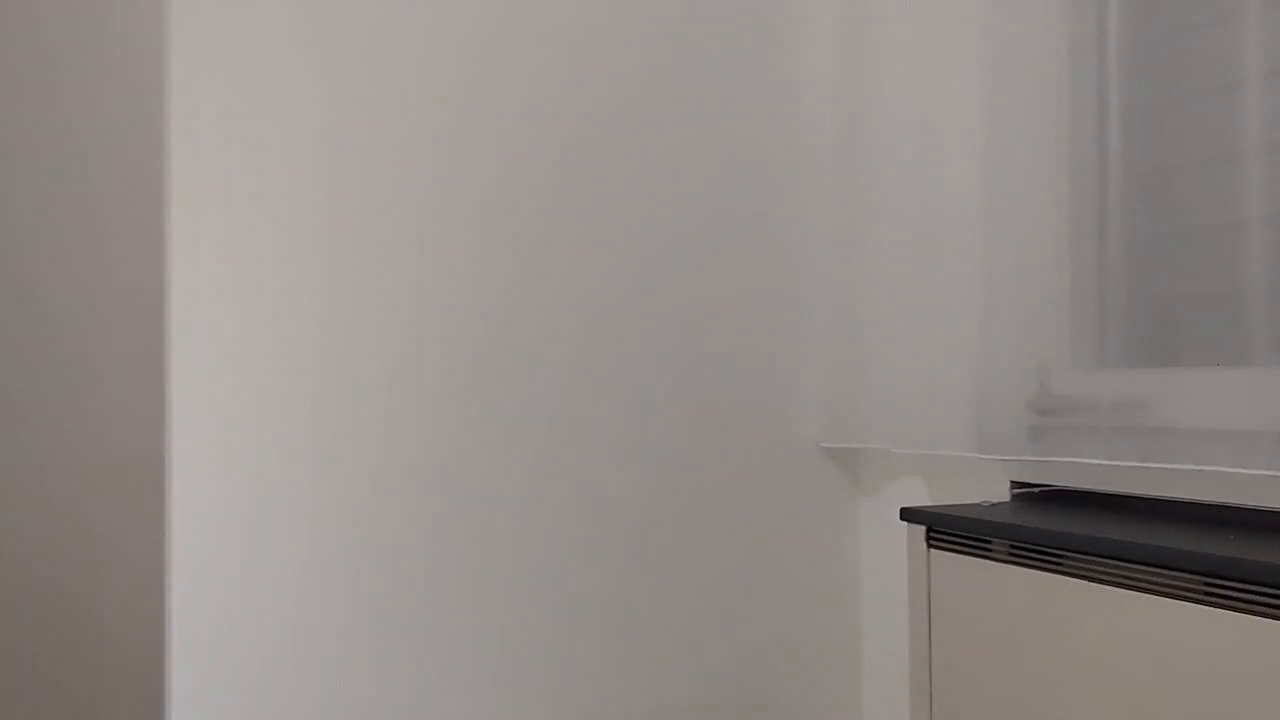
#> input picture frame 6 of media/ball.mp4, 1280 x 720 px
$ python tracker.py
#> lines starting #> are read from the running program, lines starting #| are printed output that depends on the picture; after the words box and inside, x2 and y2 are one past the last pixel; in counts of white or black regions, pixels touching at a corner belong together
import logging
import time

import cv2
import matplotlib.pyplot as plt
import numpy as np
from matplotlib.backends.backend_agg import FigureCanvasAgg

from ball_tracking.core import Point2D


def main() -> None:
    logging.basicConfig(level=logging.INFO)
    logger = logging.getLogger(__name__)

    cap = cv2.VideoCapture("media/ball.mp4")
    fps = int(cap.get(cv2.CAP_PROP_FPS))

    max_time = 0.72
    num_frames = int(max_time * fps)

    # initialize background model
    bg_sub = cv2.createBackgroundSubtractorMOG2(varThreshold=50, detectShadows=False)
    ret, frame0 = cap.read()
#> frame0 is the input picture: shape (720, 1280, 3); mean B, G, R 136.2, 140.1, 146.6
    if not ret:
        logger.error("Error: cannot read video file")
        exit(1)
    bg_sub.apply(frame0, learningRate=1.0)

    tracked_pos: list[Point2D] = []

    fig = plt.figure(figsize=(12, 3), dpi=100)
    axs: list[plt.Axes] = fig.subplots(nrows=1, ncols=3)

    axs[0].set_title("Position")
    axs[0].set_ylim(0, 700)
    axs[1].set_title("Velocity")
    axs[1].set_ylim(-200, 200)
    axs[2].set_title("Acceleration")
    axs[2].set_ylim(-30, 10)

    pl_pos = axs[0].plot([], [], c="b", label="Measurement")[0]
    pl_vel = axs[1].plot([], [], c="b", label="Measurement")[0]
    pl_acc = axs[2].plot([], [], c="b", label="Measurement")[0]

    pl_pos_pred = axs[0].plot(
        [], [], c="g", linestyle="--", label="Prediction", alpha=0.5
    )[0]
    pl_vel_pred = axs[1].plot(
        [], [], c="g", linestyle="--", label="Prediction", alpha=0.5
    )[0]
    pl_acc_pred = axs[2].plot(
        [], [], c="g", linestyle="--", label="Prediction", alpha=0.5
    )[0]

    mark_pos = axs[0].plot([], [], c="b", marker="o", markersize=5)[0]
    mark_vel = axs[1].plot([], [], c="b", marker="o", markersize=5)[0]
    mark_acc = axs[2].plot([], [], c="b", marker="o", markersize=5)[0]

    for ax in axs:
        ax.set_xlim(0, num_frames)
        ax.grid(True)

    fig.subplots_adjust(left=0.05, bottom=0.1, right=0.85, top=0.85)

    handles, labels = ax.get_legend_handles_labels()
    fig.legend(handles, labels, loc="right")

    # draw canvas once
    canvas = FigureCanvasAgg(fig)
    canvas.draw()
    bg_axs = [canvas.copy_from_bbox(ax.bbox) for ax in axs]

    while True:
        ret, frame = cap.read()
        if not ret:
            cap.set(cv2.CAP_PROP_POS_FRAMES, 0)
            tracked_pos.clear()
            continue
        frame_annotated = frame.copy()

        st = time.time()

        # filter based on color
        hsv = cv2.cvtColor(frame, cv2.COLOR_BGR2HSV)
#> hsv: shape (720, 1280, 3); mean H, S, V 15.8, 19.2, 146.7
        mask_color = cv2.inRange(
            hsv,
            lowerb=np.array([20, 0, 0]),
            upperb=np.array([100, 255, 255]),
        )
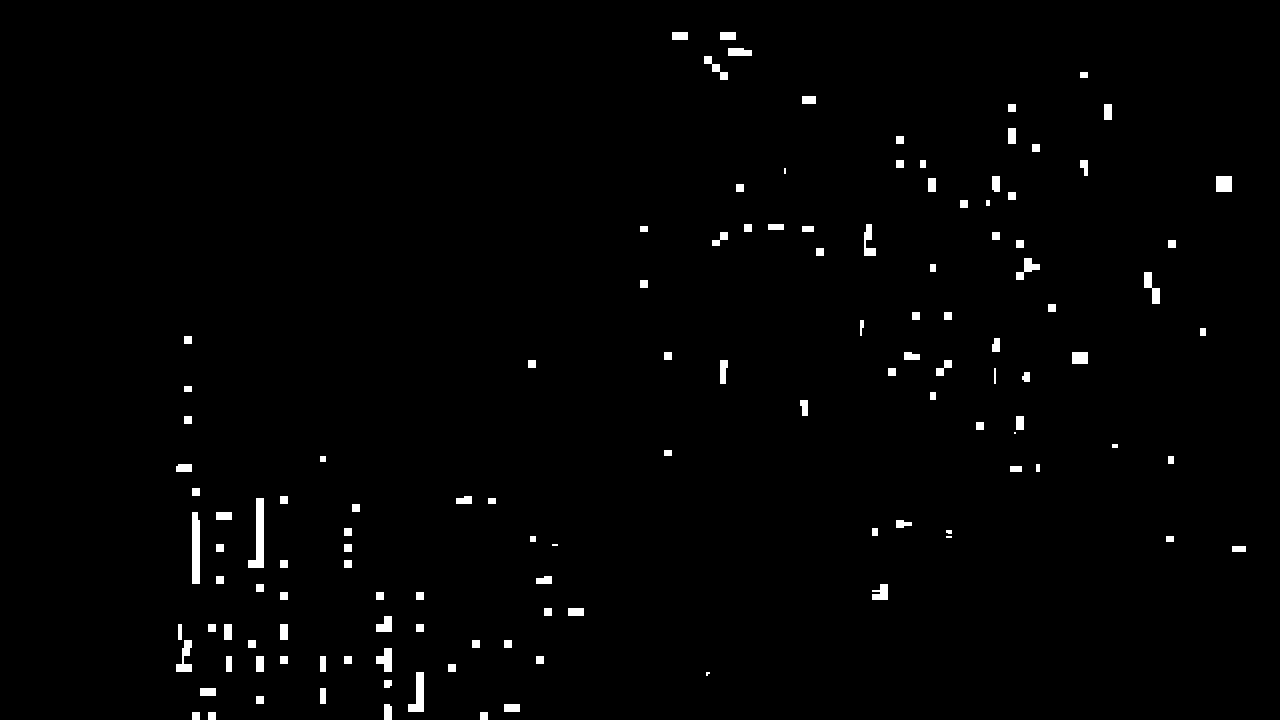
#> mask_color: shape (720, 1280); 1.3% white; 125 white regions (5 under 20 px), largest, box (x1, y1, x2, y2) and area: (248, 498, 264, 568) 624, (192, 512, 200, 584) 560, (408, 672, 424, 712) 384

        # filter based on motion
        mask_fg = bg_sub.apply(frame, learningRate=0)
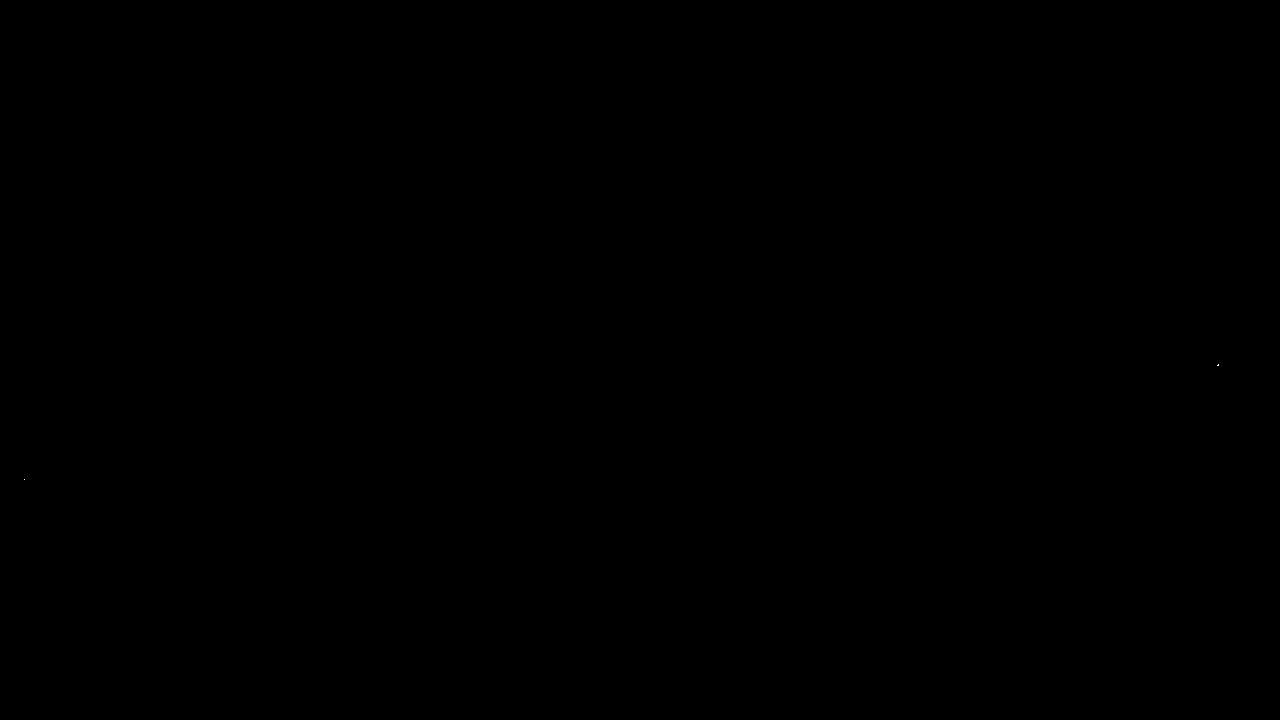
#> mask_fg: shape (720, 1280); 0% white in thin lines or dots, all inside (x1, y1, x2, y2) = (24, 364, 1219, 480)

        # combine both masks
        mask = cv2.bitwise_and(mask_color, mask_fg)
#> mask: shape (720, 1280); every value is 0
        mask = cv2.morphologyEx(
            mask, cv2.MORPH_OPEN, cv2.getStructuringElement(cv2.MORPH_ELLIPSE, (13, 13))
        )

        # find largest contour corresponding to the ball we want to track
        contours, _ = cv2.findContours(mask, cv2.RETR_EXTERNAL, cv2.CHAIN_APPROX_SIMPLE)
#> contours = []
        if len(contours) > 0:
            largest_contour = max(contours, key=cv2.contourArea)
            x, y, w, h = cv2.boundingRect(largest_contour)
            center = (x + w // 2, y + h // 2)
            tracked_pos.append(center)

            cv2.circle(frame_annotated, center, 30, (255, 0, 0), 2)
            cv2.circle(frame_annotated, center, 2, (255, 0, 0), 2)

        # draw trajectory
        for i in range(1, len(tracked_pos)):
            cv2.line(
                frame_annotated, tracked_pos[i - 1], tracked_pos[i], (255, 0, 0), 1
            )

        row1 = cv2.hconcat([frame, cv2.cvtColor(mask_color, cv2.COLOR_GRAY2BGR)])
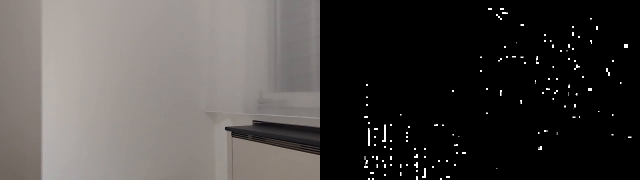
#> row1: shape (720, 2560, 3) (shown at 1/4 size); mean B, G, R 69.8, 71.7, 75
        row2 = cv2.hconcat(
            [
                cv2.cvtColor(mask_fg, cv2.COLOR_GRAY2BGR),
                cv2.cvtColor(mask, cv2.COLOR_GRAY2BGR),
            ]
        )
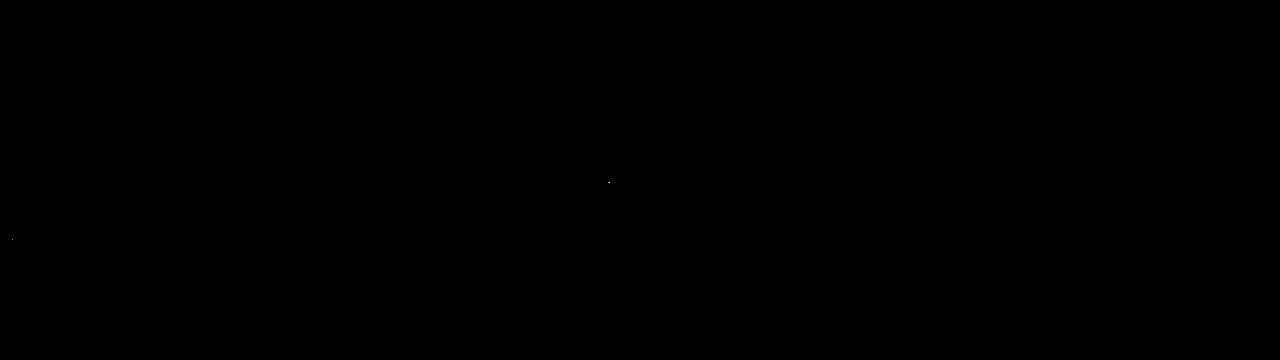
#> row2: shape (720, 2560, 3) (shown at 1/2 size); 0% white in thin lines or dots, all inside (x1, y1, x2, y2) = (24, 364, 1219, 480)
        composite = cv2.vconcat([row1, row2])
        composite = cv2.resize(composite, (0, 0), fx=0.75, fy=0.75)
#> composite: shape (1080, 1920, 3)

        pos = np.array([tracked_pos[0][1] - pos[1] for pos in tracked_pos])
        vel = np.diff(pos)
        acc = np.diff(vel)

        t_pos = np.arange(len(pos))
        t_vel = np.arange(len(vel))
        t_acc = np.arange(len(acc))

        if len(pos) > 0 and len(vel) > 0 and len(acc) > 0:
            poly_pos = np.polyfit(t_pos, pos, deg=2)
            poly_vel = np.polyfit(t_vel, vel, deg=1)
            poly_acc = np.polyfit(t_acc, acc, deg=0)

            t_pred = np.arange(num_frames + 5)

            polyval_pos = np.polyval(poly_pos, t_pred)
            polyval_vel = np.polyval(poly_vel, t_pred)
            polyval_acc = np.polyval(poly_acc, t_pred)

            pl_pos_pred.set_data(t_pred, polyval_pos)
            pl_vel_pred.set_data(t_pred, polyval_vel)
            pl_acc_pred.set_data(t_pred, polyval_acc)

            mark_pos.set_data([len(pos) - 1], [pos[-1]])
            mark_vel.set_data([len(vel) - 1], [vel[-1]])
            mark_acc.set_data([len(acc) - 1], [acc[-1]])
        else:
            pl_pos_pred.set_data([], [])
            pl_vel_pred.set_data([], [])
            pl_acc_pred.set_data([], [])
            mark_pos.set_data([], [])
            mark_vel.set_data([], [])
            mark_acc.set_data([], [])

        pl_pos.set_data(t_pos, pos)
        pl_vel.set_data(t_vel, vel)
        pl_acc.set_data(t_acc, acc)

        canvas.restore_region(bg_axs[0])
        axs[0].draw_artist(pl_pos)
        axs[0].draw_artist(pl_pos_pred)
        axs[0].draw_artist(mark_pos)
        canvas.blit(axs[0].bbox)

        canvas.restore_region(bg_axs[1])
        axs[1].draw_artist(pl_vel)
        axs[1].draw_artist(pl_vel_pred)
        axs[1].draw_artist(mark_vel)
        canvas.blit(axs[1].bbox)

        canvas.restore_region(bg_axs[2])
        axs[2].draw_artist(pl_acc)
        axs[2].draw_artist(pl_acc_pred)
        axs[2].draw_artist(mark_acc)
        canvas.blit(axs[2].bbox)

        buf = canvas.buffer_rgba()
        plot = np.asarray(buf)
        plot = cv2.cvtColor(plot, cv2.COLOR_RGB2BGR)

        # pad plot with white to match width of frame, same left and right padding
        pad = (frame.shape[1] - plot.shape[1]) // 2
        plot = cv2.copyMakeBorder(
            plot, 10, 10, pad, pad, cv2.BORDER_CONSTANT, value=(255, 255, 255)
        )
#> plot: shape (320, 1280, 3)

        # vstack frame and plot
        frame_annotated = cv2.vconcat([plot, frame_annotated])
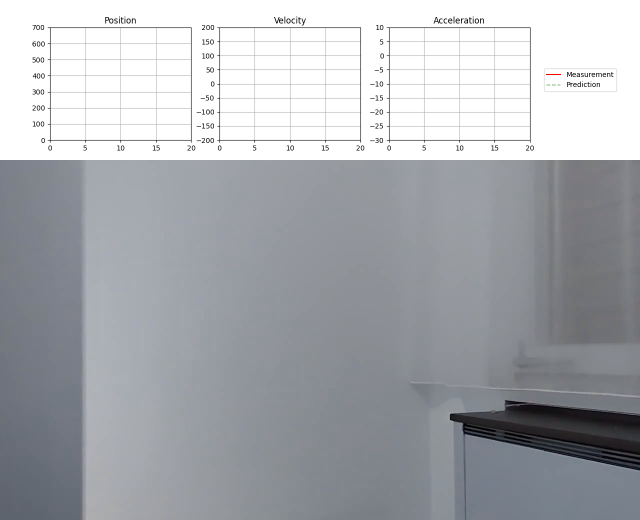
#> frame_annotated: shape (1040, 1280, 3) (shown at 1/2 size); mean R, G, B 170.9, 173.5, 178.1

        cv2.imshow("Frame", frame_annotated)

        et = time.time()

        dt = (et - st) * 1000
        target_time = 1000 / fps

        sleep_time = max(1, int(target_time - dt))

        key = cv2.waitKey(sleep_time) & 0xFF
#> (key q is pressed here)
        if key & 0xFF == ord("q"):
            break

    cap.release()
    cv2.destroyAllWindows()


if __name__ == "__main__":
    main()
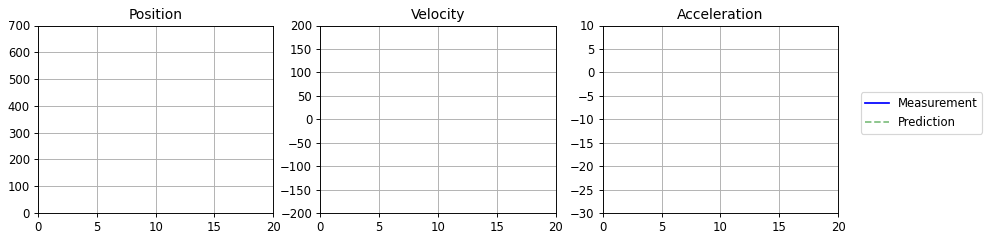
#> figure drawn by matplotlib, 3 panels

$ run again, starting later in the video
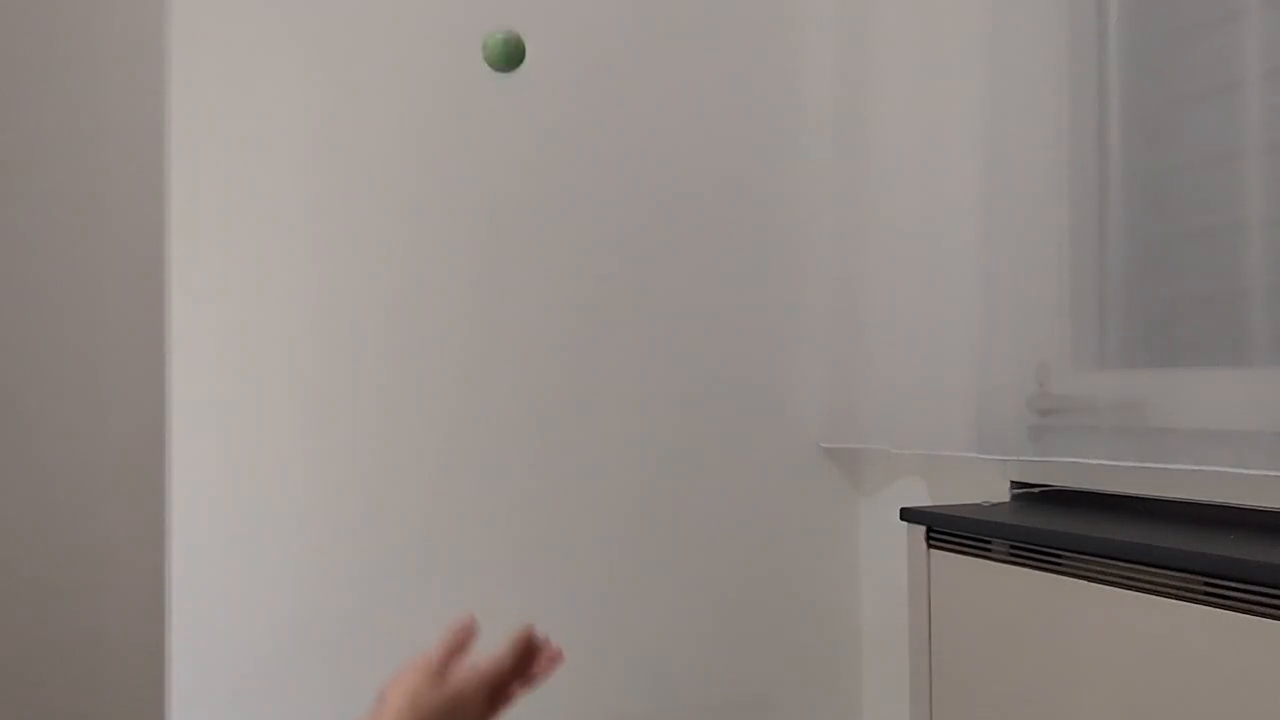
#> input picture frame 27 of media/ball.mp4, 1280 x 720 px
#> in main, frame0 is the input picture: shape (720, 1280, 3); mean B, G, R 134.6, 138.5, 145.7
#> hsv: shape (720, 1280, 3); mean H, S, V 15.7, 20.8, 145.9
#> in main, `mask_color = cv2.inRange( hsv, lowerb=np.array([20, 0, 0]), upperb=np...`:
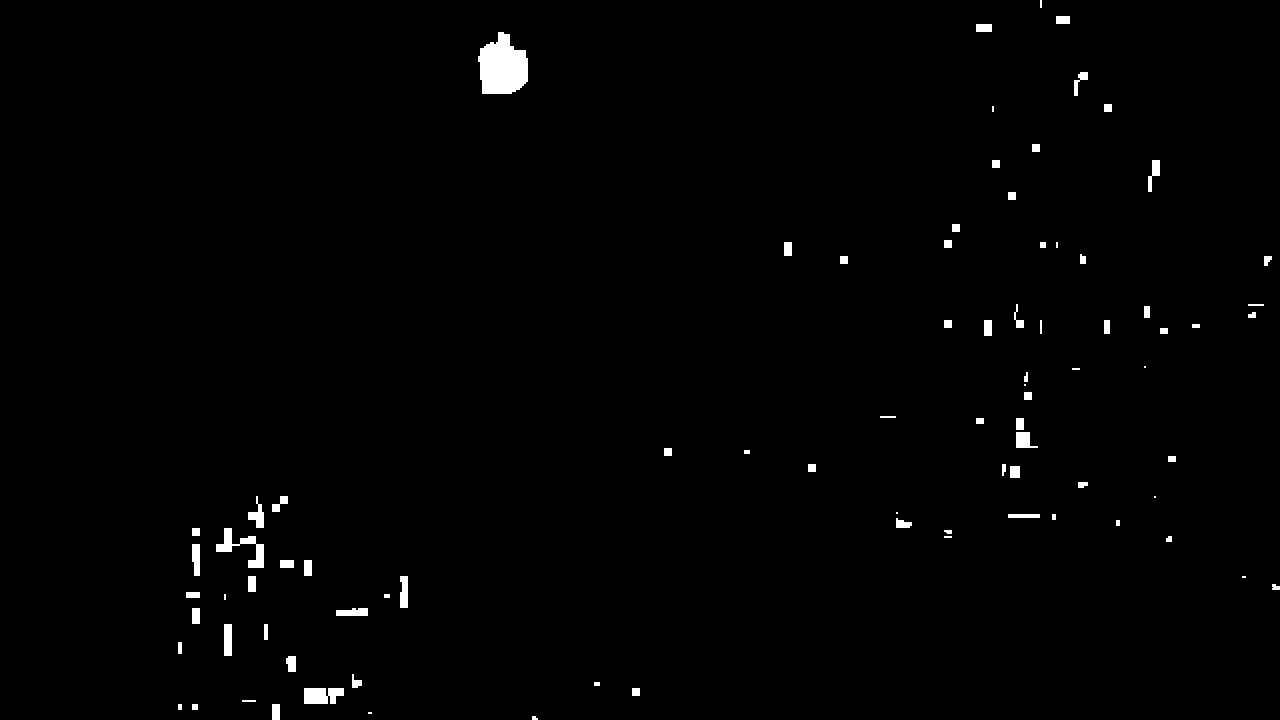
#> mask_color: shape (720, 1280); 1% white; 84 white regions (12 under 20 px), largest, box (x1, y1, x2, y2) and area: (478, 32, 528, 94) 2304, (216, 528, 264, 568) 640, (304, 688, 344, 704) 544
#> mask_fg: shape (720, 1280); 1.2% white; 12 white regions (5 under 20 px), largest, box (x1, y1, x2, y2) and area: (396, 615, 564, 720) 6474, (489, 655, 570, 720) 2075, (481, 30, 526, 91) 1889
#> contours = 2 contours; box (x1, y1, x2, y2) and area: (485, 69, 521, 91) 534, (506, 49, 525, 66) 221
#> largest_contour = contour of 32 points, box (x1, y1, x2, y2) (485, 69, 521, 91), area 534
#> x = 485; y = 69; w = 36; h = 22
#> center = (503, 80)
#> pos = [0]
#> vel = empty array
#> t_pos = [0]
#> t_vel = empty array
#> in main, `frame_annotated = cv2.vconcat([plot, frame_annotated])`:
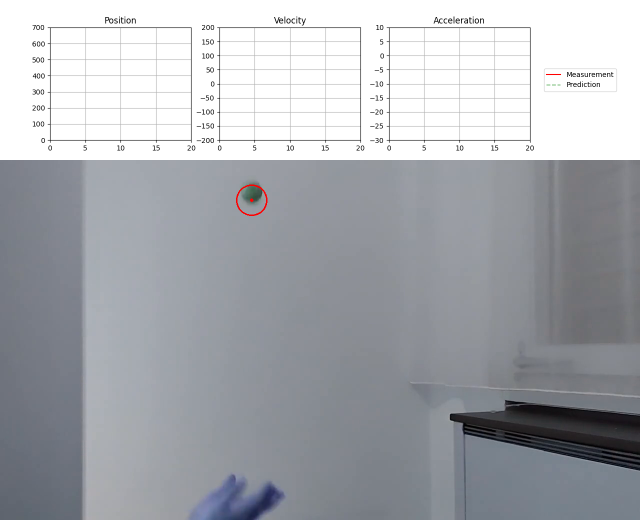
#> frame_annotated: shape (1040, 1280, 3) (shown at 1/2 size); mean R, G, B 169.9, 172.5, 177.5
